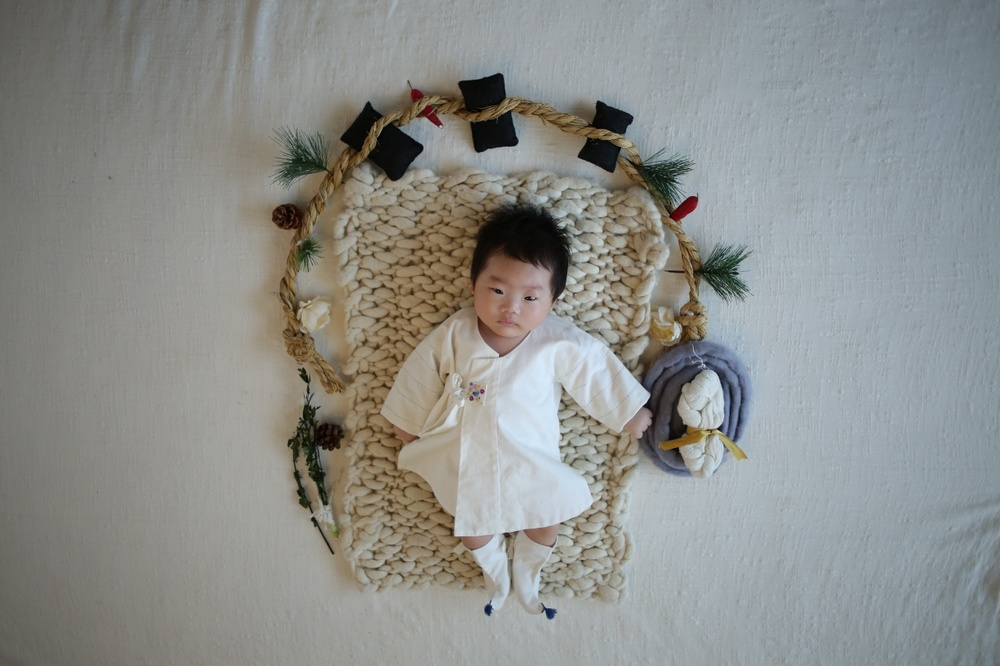
#> input picture images/3.jpg, 1000 x 666 px, shrunk from 1280 x 853 before the run
$ python 15-1.CannyEdgeDetection.py
#> lines starting #> are read from the running program, lines starting #| are printed output that depends on the picture; after the words box and inside, x2 and y2 are one past the last pixel; in counts of white or black regions, pixels touching at a corner belong together
import numpy as np
import cv2
import matplotlib.pyplot as plt


def canny():
    img = cv2.imread('images/3.jpg', cv2.IMREAD_GRAYSCALE)
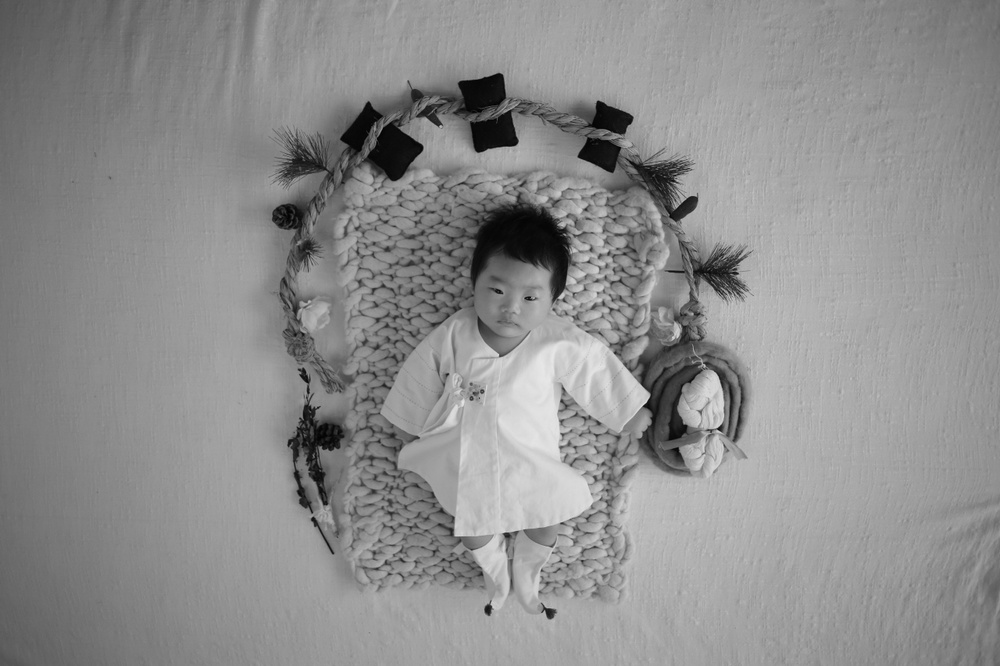
#> img: shape (666, 1000); min 0, max 232, mean 141.7

    edge1 = cv2.Canny(img, 20, 200)
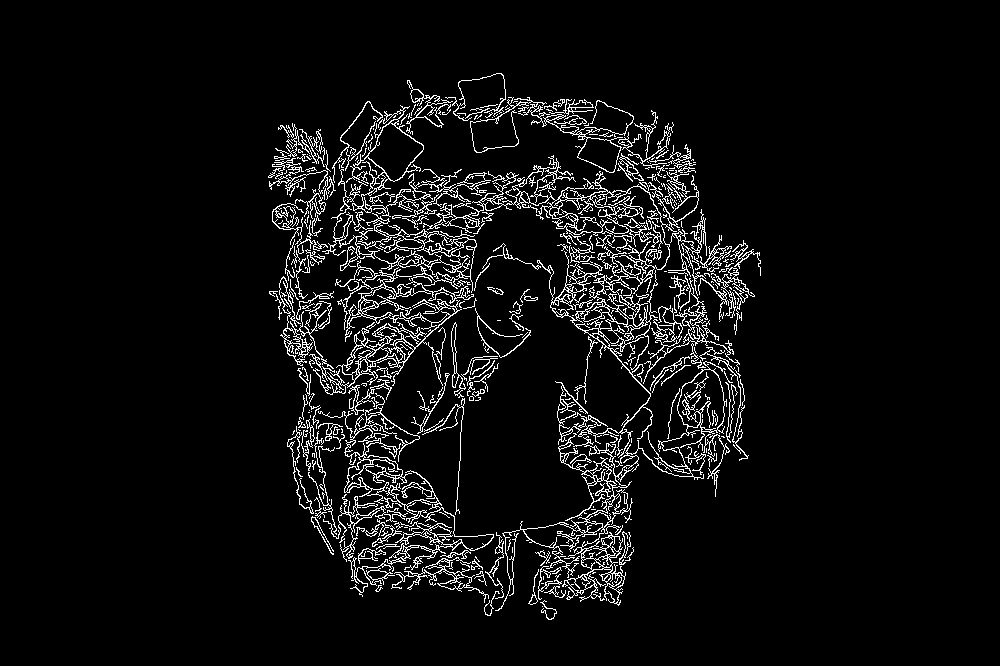
#> edge1: shape (666, 1000); 5.7% white in thin lines or dots, all inside (x1, y1, x2, y2) = (268, 73, 761, 620)
    edge2 = cv2.Canny(img, 100, 200)
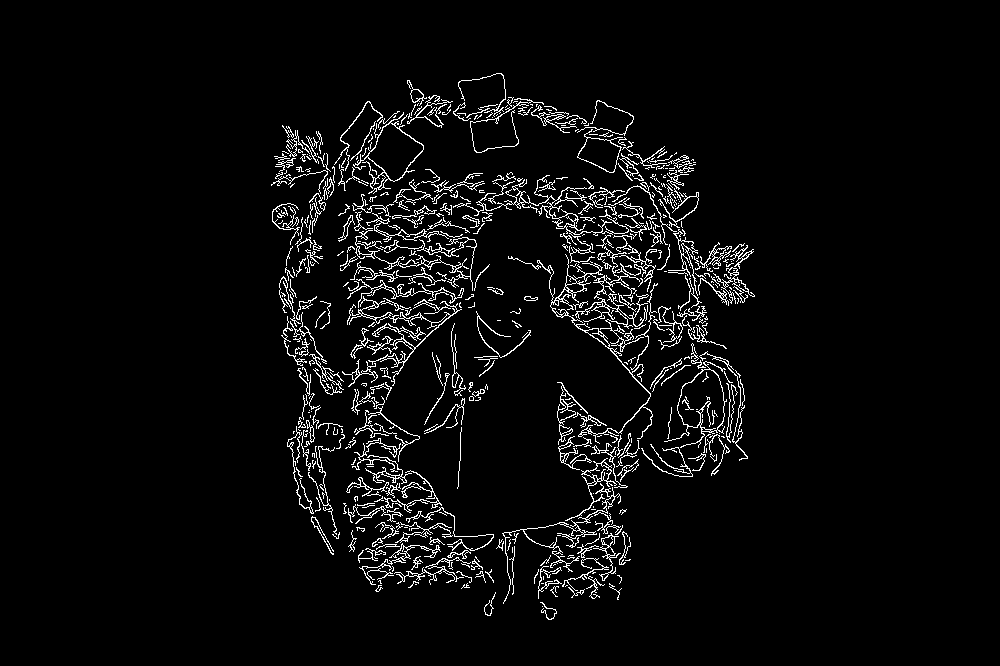
#> edge2: shape (666, 1000); 4.3% white in thin lines or dots, all inside (x1, y1, x2, y2) = (271, 73, 755, 620)
    edge3 = cv2.Canny(img, 170, 200)
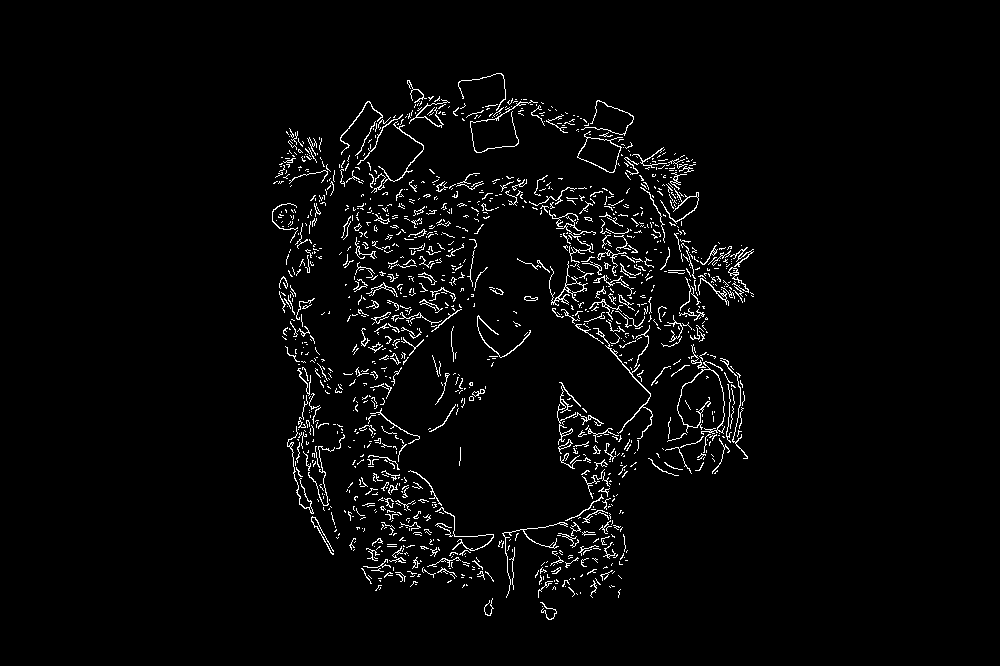
#> edge3: shape (666, 1000); 2.9% white in thin lines or dots, all inside (x1, y1, x2, y2) = (272, 73, 754, 620)

    cv2.imshow('original', img)
    cv2.imshow('50', edge1)
    cv2.imshow('100', edge2)
    cv2.imshow('170', edge3)

    cv2.waitKey(0)
    cv2.destroyAllWindows()


canny()

$ run again, with images/1.jpg copied over images/3.jpg
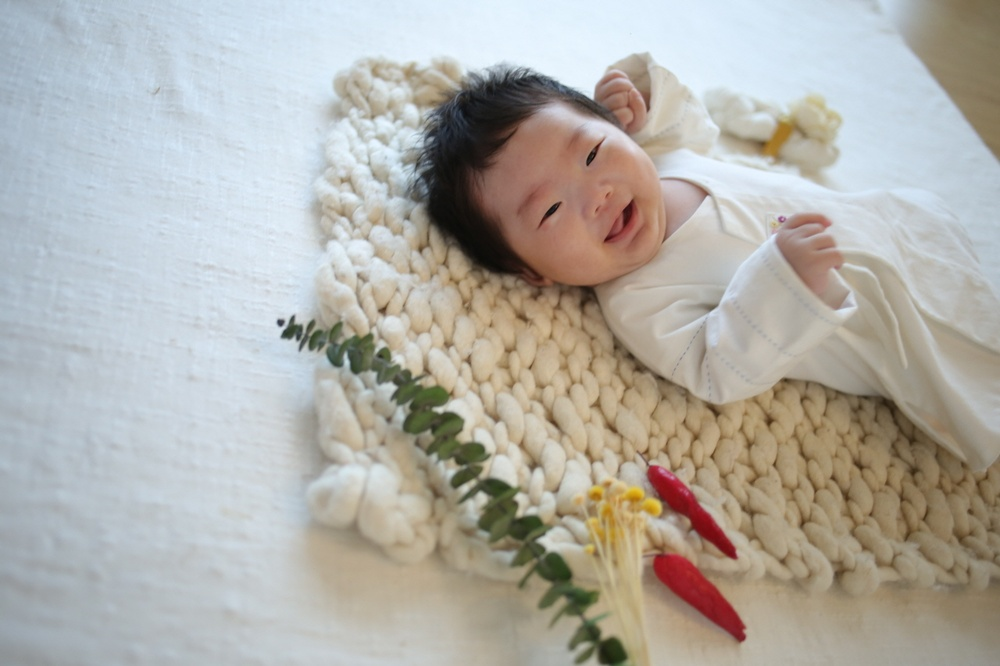
#> input picture images/1.jpg, 1000 x 666 px, shrunk from 1280 x 853 before the run
#> in canny, `edge1 = cv2.Canny(img, 20, 200)`:
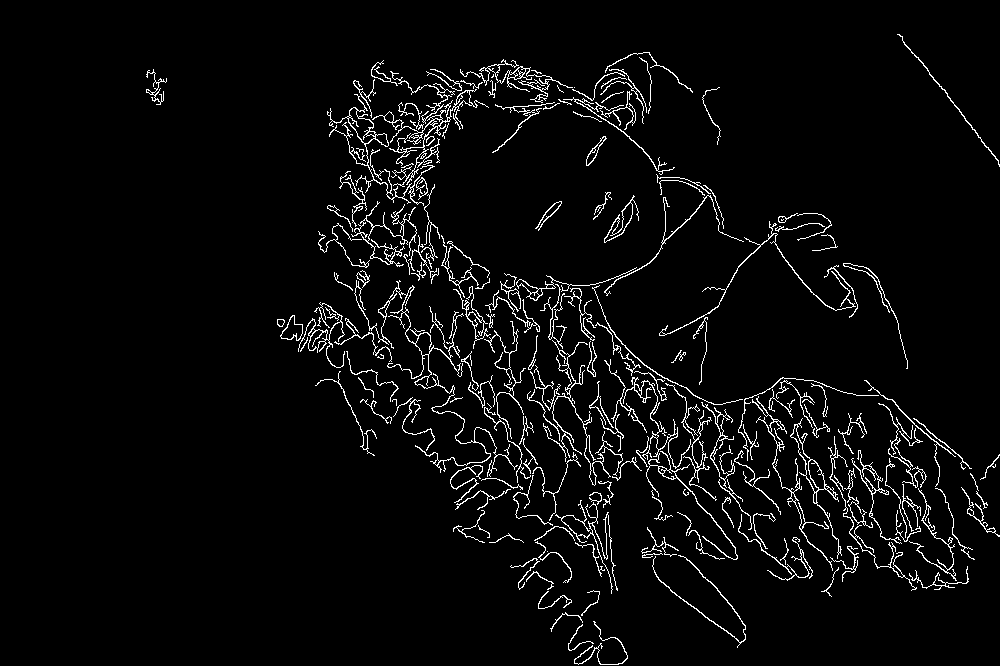
#> edge1: shape (666, 1000); 4% white in thin lines or dots, all inside (x1, y1, x2, y2) = (146, 34, 1000, 665)
#> edge2: shape (666, 1000); 2.1% white in thin lines or dots, all inside (x1, y1, x2, y2) = (154, 45, 1000, 665)
#> in canny, `edge3 = cv2.Canny(img, 170, 200)`:
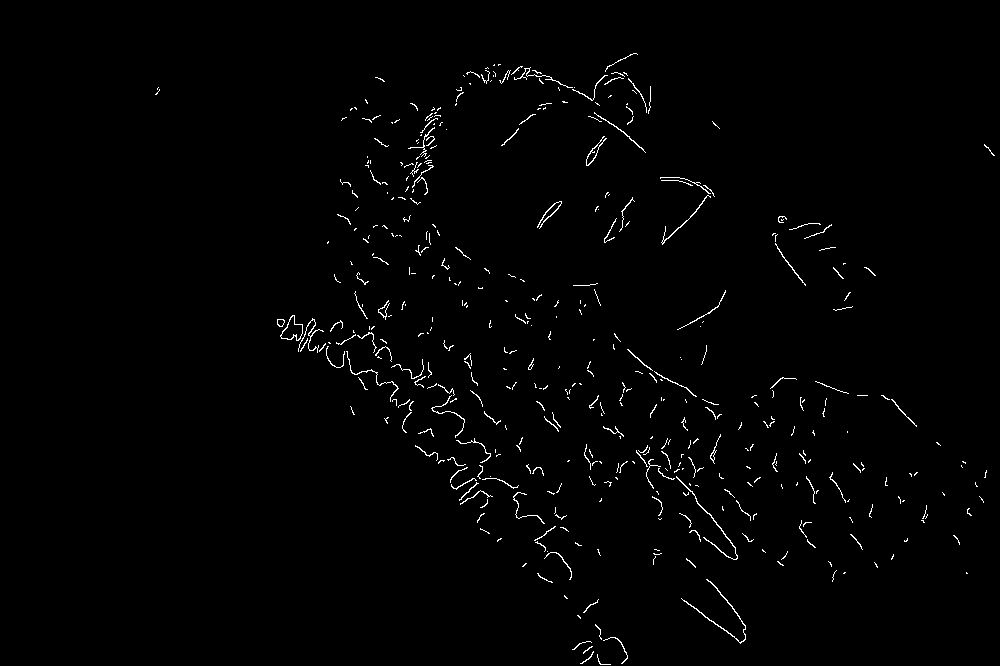
#> edge3: shape (666, 1000); 1.2% white in thin lines or dots, all inside (x1, y1, x2, y2) = (155, 53, 995, 665)

$ run again, with images/2.jpg copied over images/3.jpg
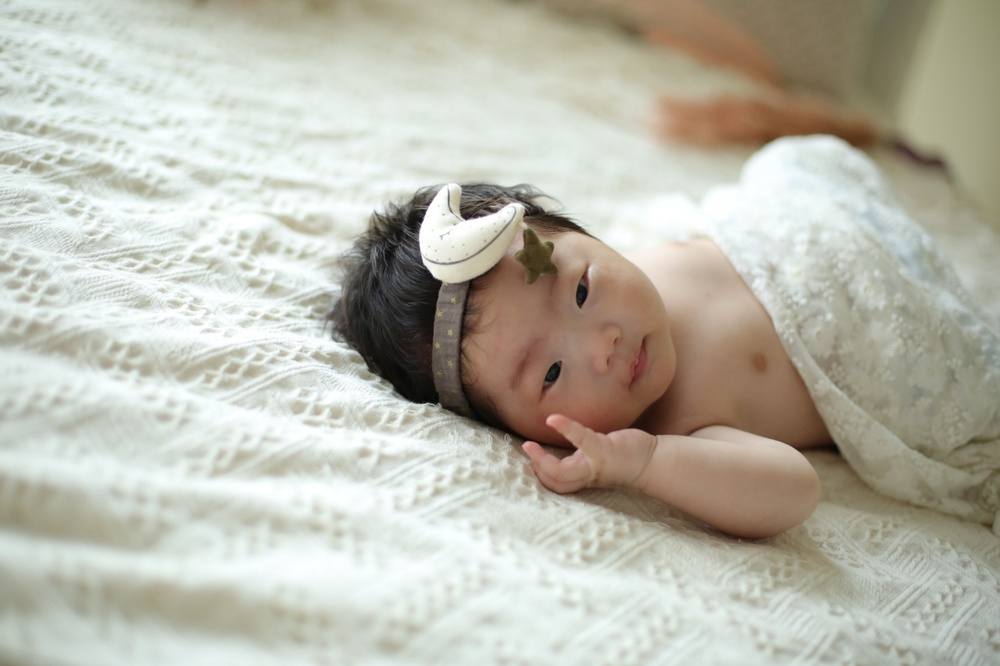
#> input picture images/2.jpg, 1000 x 666 px, shrunk from 1280 x 853 before the run
#> in canny, `edge1 = cv2.Canny(img, 20, 200)`:
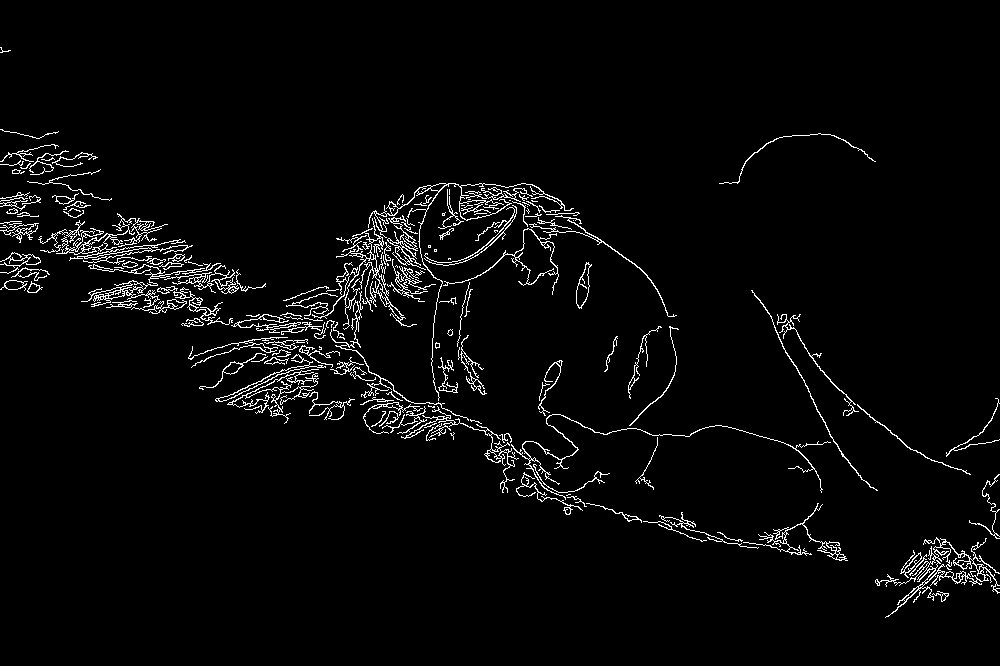
#> edge1: shape (666, 1000); 3.2% white in thin lines or dots, all inside (x1, y1, x2, y2) = (0, 47, 1000, 618)
#> edge2: shape (666, 1000); 1.5% white in thin lines or dots, all inside (x1, y1, x2, y2) = (0, 48, 1000, 616)
#> in canny, `edge3 = cv2.Canny(img, 170, 200)`:
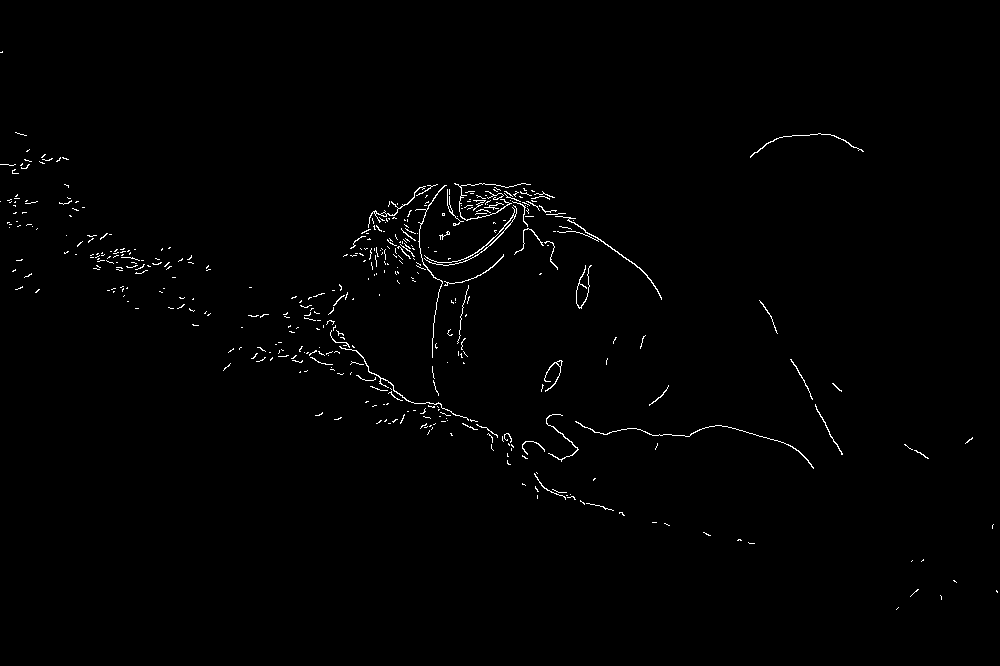
#> edge3: shape (666, 1000); 0.88% white in thin lines or dots, all inside (x1, y1, x2, y2) = (0, 51, 998, 610)

$ run again, with images/4.jpg copied over images/3.jpg
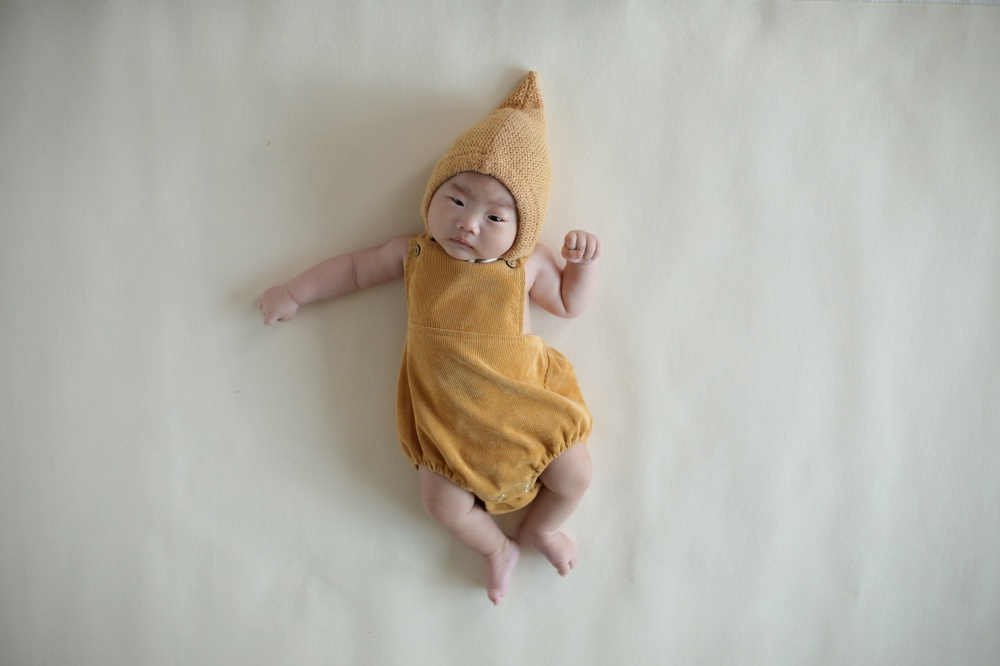
#> input picture images/4.jpg, 1000 x 666 px, shrunk from 1280 x 853 before the run
#> in canny, `edge1 = cv2.Canny(img, 20, 200)`:
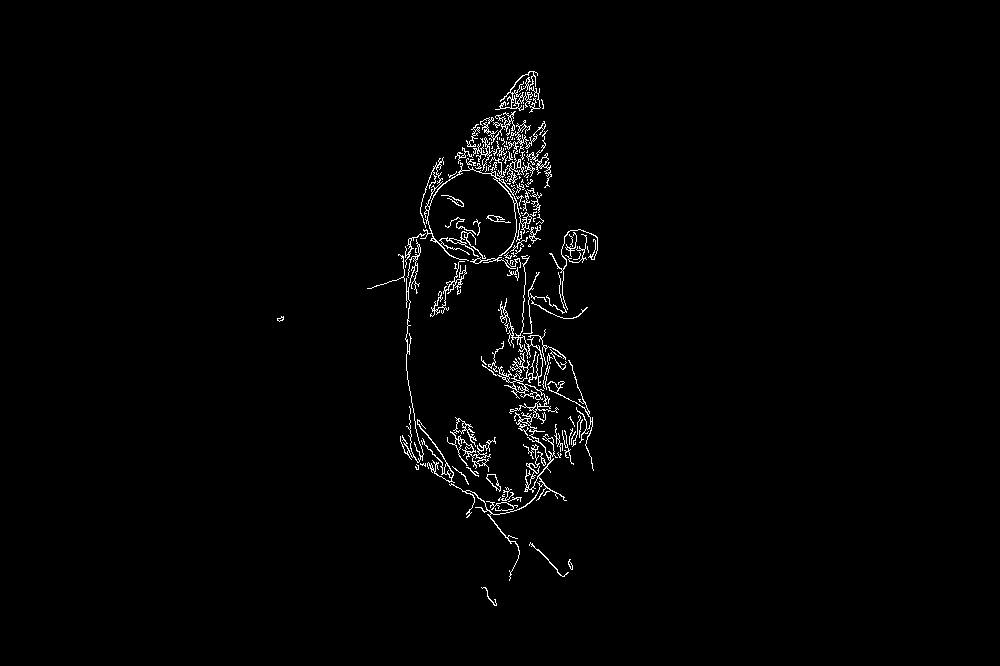
#> edge1: shape (666, 1000); 1.5% white in thin lines or dots, all inside (x1, y1, x2, y2) = (277, 71, 598, 606)
#> in canny, `edge3 = cv2.Canny(img, 170, 200)`:
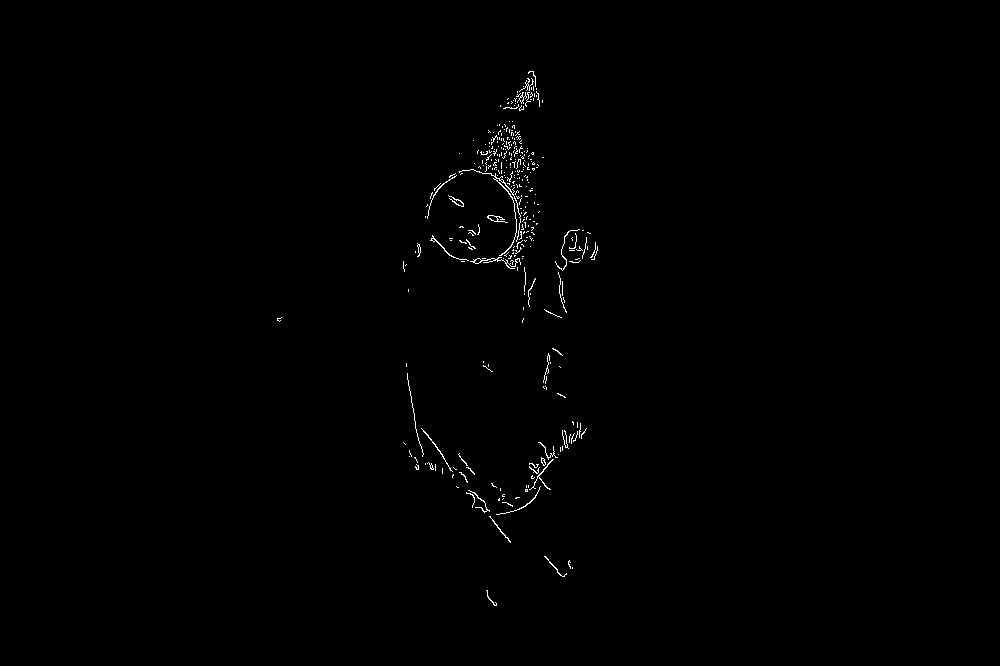
#> edge3: shape (666, 1000); 0.47% white in thin lines or dots, all inside (x1, y1, x2, y2) = (277, 71, 598, 606)
